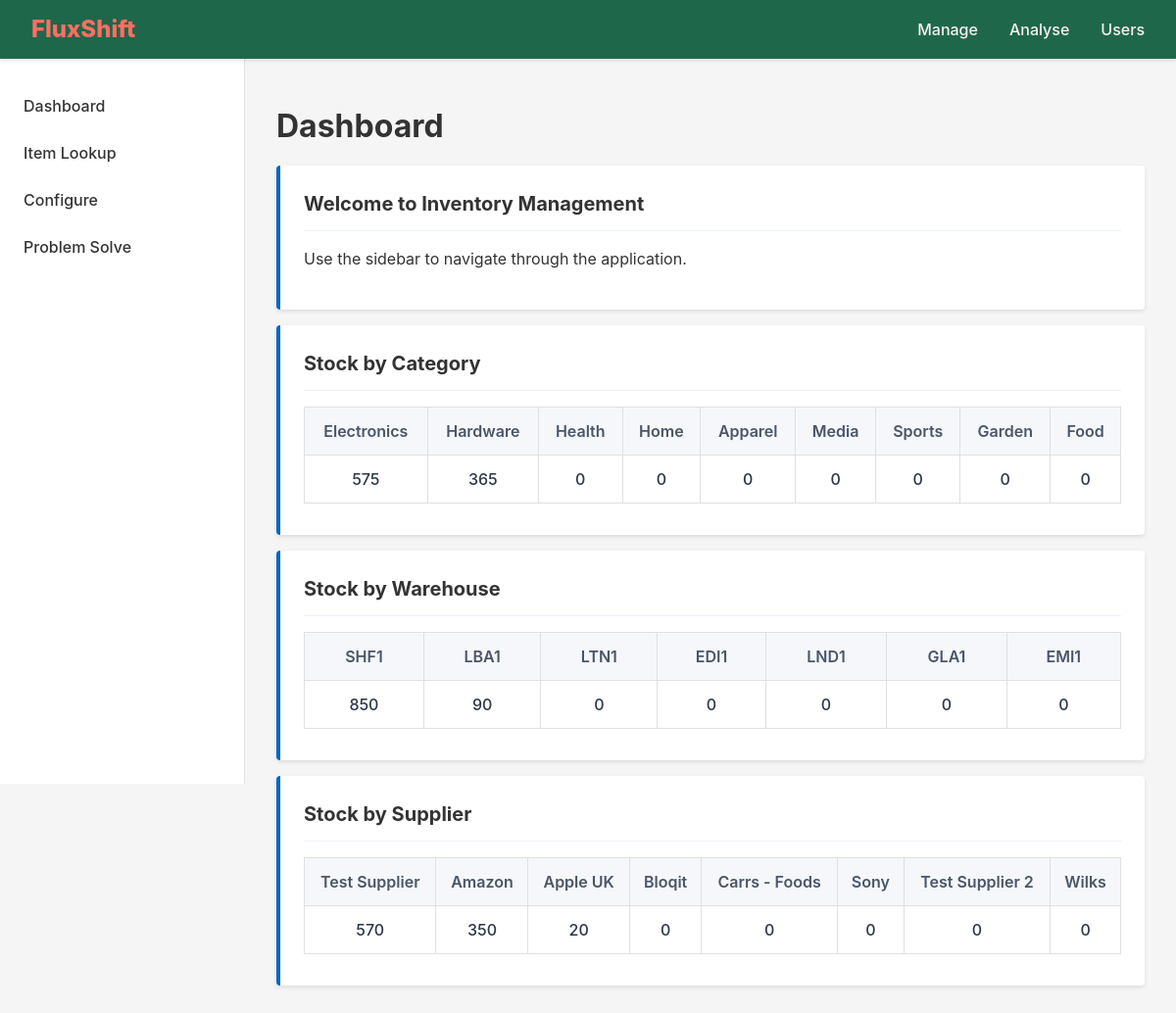
The page / on the database its author committed.
### core/models.py (models this page shows, shortened)
class Category(models.Model):
    category_name = models.CharField(max_length=50, unique=True)
    class Meta:
        verbose_name_plural = "Categories"

class Warehouse(models.Model):
    warehouse_name = models.CharField(max_length=50)
    street_address = models.CharField(max_length=120)
    postcode = models.CharField(max_length=8)
    class Meta:
        verbose_name_plural = "Warehouses"

class Supplier(models.Model):
    supplier_name = models.CharField(max_length=100, unique=True)
    contact_email = models.EmailField(unique=True)
    class Meta:
        verbose_name_plural = "Suppliers"

### core/views.py (the view)
# urls.py: path("", views.DashboardView.as_view(), name="dashboard-page"), # Home page
class DashboardView(View):
    template_name = "core/index.html"
    def get_category_summaries(self):
        return (
            Category.objects
            .annotate(total_quantity=Coalesce(Sum("items__stock_levels__quantity"), 0))
            .order_by("-total_quantity")
        )
    def get_warehouse_summaries(self):
        return (
            Warehouse.objects
            .annotate(total_quantity=Coalesce(Sum("bins__stock_levels__quantity"), 0))
            .order_by("-total_quantity")
        )
    def supplier_summaries(self):
        return (
            Supplier.objects
            .annotate(total_quantity=Coalesce(Sum("items__stock_levels__quantity"), 0))
            .order_by("-total_quantity")
        )
    def get(self, request):
        context = {
            "category_summaries": self.get_category_summaries(),
            "warehouse_summaries": self.get_warehouse_summaries(),
            "supplier_summaries": self.supplier_summaries(),
        }
        return render(request, self.template_name, context)

### core/templates/core/index.html (shortened to what this page needs)
{% extends "base.html" %}
{% load static %}
{% block css_files %}
  <link rel="stylesheet" href="{% static 'core/core.css' %}">
{% endblock %}
{% block content %}
<h1>Dashboard</h1>
<div class="card-admin">
  <h2>Welcome to Inventory Management</h2>
  <p>Use the sidebar to navigate through the application.</p>
</div>
<div class="card-admin">
  <h2>Stock by Category</h2>
  <table class="stock-table">
    <thead>
      <tr>
        {% for c in category_summaries %}
          <th>{{ c.category_name }}</th>
        {% endfor %}
      </tr>
    </thead>
    <tbody>
      <tr>
        {% for c in category_summaries %}
          <td>{{ c.total_quantity }}</td>
        {% endfor %}
      </tr>
    </tbody>
  </table>
</div>
<div class="card-admin">
  <h2>Stock by Warehouse</h2>
  <table class="stock-table">
    <thead>
      <tr>
        {% for w in warehouse_summaries %}
          <th>{{ w.warehouse_name }}</th>
        {% endfor %}
      </tr>
    </thead>
    <tbody>
      <tr>
        {% for w in warehouse_summaries %}
          <td>{{ w.total_quantity }}</td>
        {% endfor %}
      </tr>
    </tbody>
  </table>
</div>
<div class="card-admin">
  <h2>Stock by Supplier</h2>
  <table class="stock-table">
    <thead>
      <tr>
        {% for s in supplier_summaries %}
          <th>{{ s.supplier_name }}</th>
        {% endfor %}
      </tr>
    </thead>
    <tbody>
      <tr>
        {% for s in supplier_summaries %}
          <td>{{ s.total_quantity }}</td>
        {% endfor %}
      </tr>
    </tbody>
  </table>
</div>
{% endblock %}

### static/app.css (style rules this page uses)
* { margin: 0; padding: 0; box-sizing: border-box; }
body { font-family: -apple-system, BlinkMacSystemFont, "Segoe UI", Roboto, Oxygen-Sans, Ubuntu, Cantarell, "Helvetica Neue", sans-serif; font-size: 16px; line-height: 1.5; color: #333; background-color: #f5f5f5; min-height: 100vh; display: flex; flex-direction: column; }

### core/static/core/core.css (style rules this page uses)
.stock-table { width: 100%; border-collapse: collapse; font-size: 1rem; margin: 0.5rem 0; }
.stock-table th, .stock-table td { padding: 0.75rem; text-align: center; border: 1px solid #e0e0e0; }
.stock-table thead { background-color: #f5f7fa; }
.stock-table th { font-weight: 600; color: #4a5568; }
.stock-table td { font-weight: 500; color: #2d3748; }
.card-admin { border-left: 4px solid #0066cc; background: white; padding: 1.5rem; box-shadow: 0 2px 4px rgba(0, 0, 0, 0.1); border-radius: 4px; margin-top: 1rem; margin-bottom: 1rem; }
.card-admin h2 { color: #333; font-size: 1.25rem; margin-top: 0; margin-bottom: 1rem; padding-bottom: 0.75rem; border-bottom: 1px solid #edf2f7; }
.card-admin p { display: flex; align-items: center; margin-bottom: 1rem; }

### rows shown on the page
Category: category_name "Electronics", total_quantity "575"
Category: category_name "Hardware", total_quantity "365"
Category: category_name "Health", total_quantity "0"
Category: category_name "Home", total_quantity "0"
Category: category_name "Apparel", total_quantity "0"
Category: category_name "Media", total_quantity "0"
Category: category_name "Sports", total_quantity "0"
Category: category_name "Garden", total_quantity "0"
Category: category_name "Food", total_quantity "0"
Warehouse: warehouse_name "SHF1", total_quantity "850"
Warehouse: warehouse_name "LBA1", total_quantity "90"
Warehouse: warehouse_name "LTN1", total_quantity "0"
Warehouse: warehouse_name "EDI1", total_quantity "0"
Warehouse: warehouse_name "LND1", total_quantity "0"
Warehouse: warehouse_name "GLA1", total_quantity "0"
Warehouse: warehouse_name "EMI1", total_quantity "0"
Supplier: supplier_name "Test Supplier", total_quantity "570"
Supplier: supplier_name "Amazon", total_quantity "350"
Supplier: supplier_name "Apple UK", total_quantity "20"
Supplier: supplier_name "Bloqit", total_quantity "0"
Supplier: supplier_name "Carrs - Foods", total_quantity "0"
Supplier: supplier_name "Sony", total_quantity "0"
Supplier: supplier_name "Test Supplier 2", total_quantity "0"
Supplier: supplier_name "Wilks", total_quantity "0"
